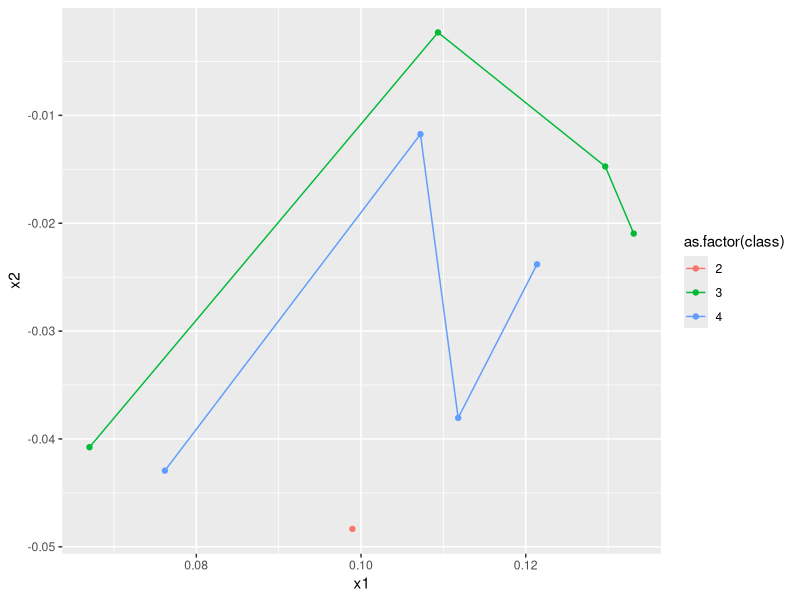
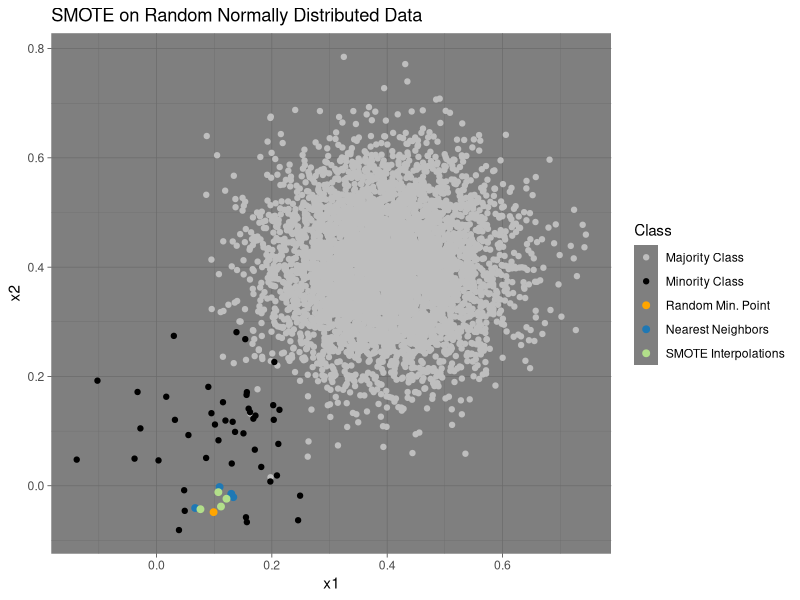
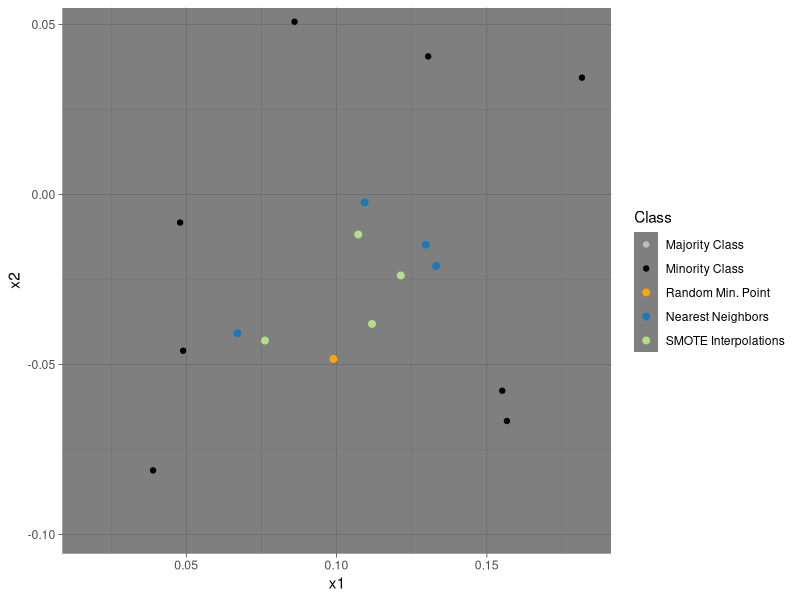

Here is the R script that generated these plots, in order:
library(caret)
library(dplyr)
library(plyr)
library(sf)
library(RANN)
library(gridExtra)

rm(list = ls())
x2 <-rnorm(50,0.1,0.1) 
y2 <-rnorm(50,0.1,0.1)  
z2 <- 1

random_data <- cbind(x2,y2,z2)


random_data <- as.data.frame(random_data)
names(random_data) <- c("x1", "x2", "class")
random_data$class <- factor(random_data$class, levels = c('0', '1', '2', '3', '4'))

head(random_data)


nearest <- nn2(random_data[random_data$class == 1,c('x1', 'x2')],
               random_data[random_data$class == 1,c('x1', 'x2')], k = 5)

original_point <- floor(runif(1,1,50))
random_data[original_point,"class"] <- 2
random_data[nearest$nn.idx[original_point, ],][-1,"class"] <- 3

points <- random_data[nearest$nn.idx[original_point, ], c('x1', 'x2')]
points$class <- 3
points[1,"class"] <- 2
points

interpolate <- function(df, nvariables){
  output <- matrix(ncol=nvariables, nrow=nrow(df)-1)
  for (i in (2:nrow(df))){
    output[i-1,] <- as.matrix(cbind(points[1,c('x1', 'x2')]+runif(1,0,1)*(points[i,c('x1', 'x2')]-points[1,c('x1', 'x2')]),4))
  }
  output <- as.data.frame(output)
  names(output) <- c("x1", "x2", "class")
  output <- rbind(df, output)
  return(output)
}
interpolations <- interpolate(points, 3)

table(random_data$class)
table(interpolations$class)

minority <- rbind(random_data, interpolations[interpolations$class == 4,])

set.seed(123)
x1 <-rnorm(5000,.4,0.1) 
x2 <-rnorm(5000,.4,0.1)
class <- 0
random_data <- rbind(cbind(x1, x2, class))

combined <- rbind(random_data, minority)

ggplot(data = interpolations, aes(x = x1, y = x2, group = as.factor(class), color = as.factor(class)))+
  geom_point()+
  geom_line(aes(group = class, colour = as.factor(class)))
  #geom_point(aes(group = adjuster, color = adjuster, shape = adjuster))

table(combined$class)
combined$class <- as.factor(combined$class)
levels(combined$class) <- c('Majority Class', 'Minority Class', 'Random Min. Point', 'Nearest Neighbors', 'SMOTE Interpolations')
library(ggplot2)
ggplot(data = combined, aes(x = x1, y = x2, color = as.factor(class)))+
  geom_point(data = subset(combined, class == 'Majority Class'))+
  geom_point(data = subset(combined, class == 'Minority Class'))+
  geom_point(data = subset(combined, class == 'Random Min. Point'), size = 2)+
  geom_point(data = subset(combined, class == 'Nearest Neighbors'), size = 2)+
  geom_point(data = subset(combined, class == 'SMOTE Interpolations'), size = 2)+
  scale_color_manual(values = c('grey', 'black', 'orange', '#1f78b4','#b2df8a'))+
  labs(colour = "Class", title = "SMOTE on Random Normally Distributed Data")+
  theme_dark()
ggsave('knn.png', device = 'png', dpi = 300)

ggplot(data = combined, aes(x = x1, y = x2, color = class))+
  geom_point(data = subset(combined, class == 'Majority Class'))+
  geom_point(data = subset(combined, class == 'Minority Class'))+
  geom_point(data = subset(combined, class == 'Random Min. Point'), size = 2)+
  geom_point(data = subset(combined, class == 'Nearest Neighbors'), size = 2)+
  geom_point(data = subset(combined, class == 'SMOTE Interpolations'), size = 2)+
  scale_color_manual(values = c('grey', 'black', 'orange', '#1f78b4','#b2df8a'))+
  coord_cartesian(xlim = c(min(interpolations$x1)-0.05, max(interpolations$x1)+0.05),
                  ylim = c(min(interpolations$x2)-0.05,max(interpolations$x2)+0.05))+
  labs(colour = "Class")+
  theme_dark()
ggsave('knn_zoom.png', device = 'png', dpi = 300)


            
